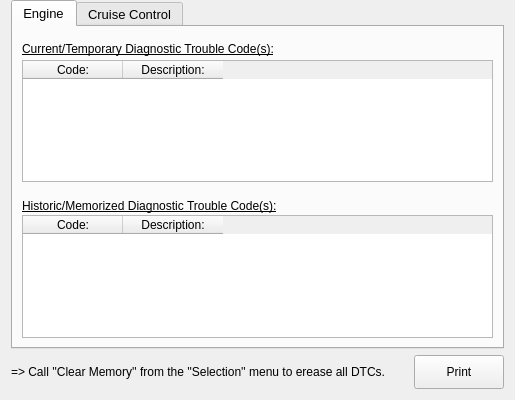
<?xml version="1.0" encoding="UTF-8"?>
<ui version="4.0">
 <class>engineDCcontent_Form</class>
 <widget class="QWidget" name="engineDCcontent_Form">
  <property name="geometry">
   <rect>
    <x>0</x>
    <y>0</y>
    <width>515</width>
    <height>400</height>
   </rect>
  </property>
  <property name="minimumSize">
   <size>
    <width>0</width>
    <height>0</height>
   </size>
  </property>
  <property name="font">
   <font>
    <family>Liberation Sans</family>
   </font>
  </property>
  <property name="windowTitle">
   <string>Diagnostic Codes</string>
  </property>
  <layout class="QVBoxLayout" name="verticalLayout">
   <property name="topMargin">
    <number>0</number>
   </property>
   <item>
    <widget class="QTabWidget" name="DCgroups_tabWidget">
     <property name="sizePolicy">
      <sizepolicy hsizetype="Preferred" vsizetype="Expanding">
       <horstretch>0</horstretch>
       <verstretch>0</verstretch>
      </sizepolicy>
     </property>
     <property name="font">
      <font>
       <pointsize>10</pointsize>
      </font>
     </property>
     <property name="currentIndex">
      <number>0</number>
     </property>
     <widget class="QWidget" name="engineDTCs_tab">
      <property name="font">
       <font>
        <pointsize>9</pointsize>
       </font>
      </property>
      <attribute name="title">
       <string>Engine</string>
      </attribute>
      <layout class="QVBoxLayout" name="engineDTCsTab_verticalLayout">
       <property name="spacing">
        <number>4</number>
       </property>
       <item>
        <widget class="QLabel" name="currOrTempDTCsTitle_label">
         <property name="sizePolicy">
          <sizepolicy hsizetype="Minimum" vsizetype="Fixed">
           <horstretch>0</horstretch>
           <verstretch>0</verstretch>
          </sizepolicy>
         </property>
         <property name="minimumSize">
          <size>
           <width>0</width>
           <height>20</height>
          </size>
         </property>
         <property name="maximumSize">
          <size>
           <width>16777215</width>
           <height>20</height>
          </size>
         </property>
         <property name="font">
          <font>
           <underline>true</underline>
          </font>
         </property>
         <property name="text">
          <string>Current/Temporary Diagnostic Trouble Code(s):</string>
         </property>
         <property name="alignment">
          <set>Qt::AlignBottom|Qt::AlignLeading|Qt::AlignLeft</set>
         </property>
        </widget>
       </item>
       <item>
        <widget class="QTableWidget" name="currOrTempDTCs_tableWidget">
         <property name="editTriggers">
          <set>QAbstractItemView::NoEditTriggers</set>
         </property>
         <property name="alternatingRowColors">
          <bool>true</bool>
         </property>
         <column>
          <property name="text">
           <string>Code:</string>
          </property>
         </column>
         <column>
          <property name="text">
           <string>Description:</string>
          </property>
         </column>
        </widget>
       </item>
       <item>
        <widget class="QLabel" name="histOrMemDTCsTitle_label">
         <property name="sizePolicy">
          <sizepolicy hsizetype="Minimum" vsizetype="Fixed">
           <horstretch>0</horstretch>
           <verstretch>0</verstretch>
          </sizepolicy>
         </property>
         <property name="minimumSize">
          <size>
           <width>0</width>
           <height>25</height>
          </size>
         </property>
         <property name="maximumSize">
          <size>
           <width>16777215</width>
           <height>20</height>
          </size>
         </property>
         <property name="font">
          <font>
           <underline>true</underline>
          </font>
         </property>
         <property name="text">
          <string>Historic/Memorized Diagnostic Trouble Code(s):</string>
         </property>
         <property name="alignment">
          <set>Qt::AlignBottom|Qt::AlignLeading|Qt::AlignLeft</set>
         </property>
        </widget>
       </item>
       <item>
        <widget class="QTableWidget" name="histOrMemDTCs_tableWidget">
         <property name="editTriggers">
          <set>QAbstractItemView::NoEditTriggers</set>
         </property>
         <property name="alternatingRowColors">
          <bool>true</bool>
         </property>
         <column>
          <property name="text">
           <string>Code:</string>
          </property>
         </column>
         <column>
          <property name="text">
           <string>Description:</string>
          </property>
         </column>
        </widget>
       </item>
      </layout>
     </widget>
     <widget class="QWidget" name="CCCCs_tab">
      <property name="font">
       <font>
        <pointsize>9</pointsize>
       </font>
      </property>
      <attribute name="title">
       <string>Cruise Control</string>
      </attribute>
      <layout class="QVBoxLayout" name="CCCCsTab_verticalLayout">
       <property name="spacing">
        <number>4</number>
       </property>
       <item>
        <widget class="QLabel" name="latestCCCCsTitle_label">
         <property name="sizePolicy">
          <sizepolicy hsizetype="Minimum" vsizetype="Fixed">
           <horstretch>0</horstretch>
           <verstretch>0</verstretch>
          </sizepolicy>
         </property>
         <property name="minimumSize">
          <size>
           <width>0</width>
           <height>20</height>
          </size>
         </property>
         <property name="maximumSize">
          <size>
           <width>16777215</width>
           <height>20</height>
          </size>
         </property>
         <property name="font">
          <font>
           <underline>true</underline>
          </font>
         </property>
         <property name="text">
          <string>Latest Cancel Code(s):</string>
         </property>
         <property name="alignment">
          <set>Qt::AlignBottom|Qt::AlignLeading|Qt::AlignLeft</set>
         </property>
        </widget>
       </item>
       <item>
        <widget class="QTableWidget" name="latestCCCCs_tableWidget">
         <property name="editTriggers">
          <set>QAbstractItemView::NoEditTriggers</set>
         </property>
         <property name="alternatingRowColors">
          <bool>true</bool>
         </property>
         <column>
          <property name="text">
           <string>Code:</string>
          </property>
         </column>
         <column>
          <property name="text">
           <string>Description:</string>
          </property>
         </column>
        </widget>
       </item>
       <item>
        <widget class="QLabel" name="memorizedCCCCsTitle_label">
         <property name="sizePolicy">
          <sizepolicy hsizetype="Minimum" vsizetype="Fixed">
           <horstretch>0</horstretch>
           <verstretch>0</verstretch>
          </sizepolicy>
         </property>
         <property name="minimumSize">
          <size>
           <width>0</width>
           <height>25</height>
          </size>
         </property>
         <property name="maximumSize">
          <size>
           <width>16777215</width>
           <height>20</height>
          </size>
         </property>
         <property name="font">
          <font>
           <underline>true</underline>
          </font>
         </property>
         <property name="text">
          <string>Memorized Cancel Code(s):</string>
         </property>
         <property name="alignment">
          <set>Qt::AlignBottom|Qt::AlignLeading|Qt::AlignLeft</set>
         </property>
        </widget>
       </item>
       <item>
        <widget class="QTableWidget" name="memorizedCCCCs_tableWidget">
         <property name="editTriggers">
          <set>QAbstractItemView::NoEditTriggers</set>
         </property>
         <property name="alternatingRowColors">
          <bool>true</bool>
         </property>
         <column>
          <property name="text">
           <string>Code:</string>
          </property>
         </column>
         <column>
          <property name="text">
           <string>Description:</string>
          </property>
         </column>
        </widget>
       </item>
      </layout>
     </widget>
    </widget>
   </item>
   <item>
    <layout class="QHBoxLayout" name="horizontalLayout">
     <property name="topMargin">
      <number>0</number>
     </property>
     <item>
      <widget class="QLabel" name="DCclearingInfo_label">
       <property name="sizePolicy">
        <sizepolicy hsizetype="MinimumExpanding" vsizetype="Preferred">
         <horstretch>0</horstretch>
         <verstretch>0</verstretch>
        </sizepolicy>
       </property>
       <property name="font">
        <font>
         <pointsize>9</pointsize>
        </font>
       </property>
       <property name="text">
        <string>=&gt; Call ''Clear Memory'' from the ''Selection'' menu to erease all DTCs.</string>
       </property>
      </widget>
     </item>
     <item>
      <widget class="QPushButton" name="printDClist_pushButton">
       <property name="minimumSize">
        <size>
         <width>90</width>
         <height>34</height>
        </size>
       </property>
       <property name="maximumSize">
        <size>
         <width>90</width>
         <height>34</height>
        </size>
       </property>
       <property name="font">
        <font>
         <pointsize>9</pointsize>
        </font>
       </property>
       <property name="text">
        <string>    Print    </string>
       </property>
       <property name="icon">
        <iconset resource="../resources/FreeSSM.qrc">
         <normaloff>:/icons/chrystal/32x32/fileprint.png</normaloff>:/icons/chrystal/32x32/fileprint.png</iconset>
       </property>
       <property name="iconSize">
        <size>
         <width>24</width>
         <height>24</height>
        </size>
       </property>
      </widget>
     </item>
    </layout>
   </item>
  </layout>
 </widget>
 <resources>
  <include location="../resources/FreeSSM.qrc"/>
 </resources>
 <connections/>
</ui>
